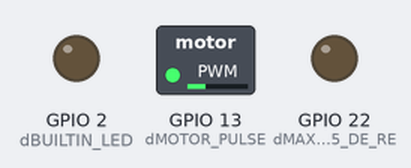
A program run on a simulated ESP32. Parts: switched loads named in the program (green lamp = pin HIGH), output pins drawn as LEDs (lit = HIGH). What the program prints to the serial monitor is not drawn.

Above: at 0.1 s.
Timing chart, 0 to 1.6 s (numbered marks = the images above):
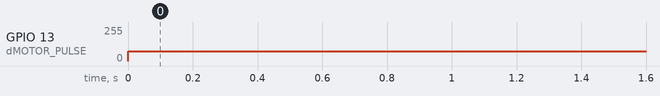

The program:

main.cpp
```cpp
#include <Arduino.h>

// multitask
#include "freertos/FreeRTOS.h"
#include "freertos/task.h"

// saida PWM
#include "driver/adc.h"
#include "driver/ledc.h"

#include "types.h"

MOTOR_t motor;
COM_t com;

void setup()
{
  pinMode(dMAX485_DE_RE, OUTPUT);
  pinMode(dBUILTIN_LED, OUTPUT); // Define dBUILTIN_LED como saida

  Serial.begin(9600); // Cria instancia da classe Serial, por default utiliza UART0 (TX0 - pino 41, RX0 - pino 40).

  bool state = false;

  com.rx_buffer_last_pos = 0;

  TaskHandle_t com;
  TaskHandle_t mov_stepper;

  // xTaskCreatePinnedToCore(com_handler, "com_handler", STACK_SIZE, NULL, 1, &com, 1);
  xTaskCreatePinnedToCore(movimenta_motor, "movimenta_motor_m1", STACK_SIZE, NULL, 3, &mov_stepper, 0);

  // xTaskCreatePinnedToCore(
  //     Task1code,  /* Função da tarefa */
  //     "Lembrete", /* nome da tarefa */
  //     10000,      /* Tamanho (bytes) */
  //     NULL,       /* parâmetro da tarefa */
  //     1,          /* prioridade da tarefa */
  //     &Task1,     /* observa a tarefa criada */
  //     0);         /* tarefa alocada ao núcleo 0 */
}

void com_handler(void *pvParameters)
{
  (void)pvParameters;

  // Serial.setTimeout(50);

  while (1) // funcao loop() AINDA nao utilizado devido a problemas com escopo
  {
    u_int32_t n_bytes = Serial.available();

    if (n_bytes > 0)
    {
      com.tx_buffer_last_pos = Serial.readBytes(com.rx_buffer, n_bytes);

      for (int pos = 0; pos < com.tx_buffer_last_pos; pos++) // copia rx_buffer para tx_buffer
      {
        com.tx_buffer[pos] = com.rx_buffer[pos];
      }

      pre_transmit_485();
      send_bytes();
      Serial.flush();
      post_transmit_485();
    }
  }
}

void send_bytes()
{
  for (int pos = 0; pos < com.tx_buffer_last_pos; pos++) // Envia pela serial conteudo do tx_buffer
  {
    Serial.write(com.tx_buffer[pos]);
  }
}

void pre_transmit_485()
{
  digitalWrite(dMAX485_DE_RE, 1);
}

void post_transmit_485()
{
  digitalWrite(dMAX485_DE_RE, 0);
}

void setPWM_and_time_step_motor(int pwmChannel, int pwmResolution, int freq, int delayTimeMs)
{
  Serial.println("freq");
  Serial.println(freq);

  ledcSetup(pwmChannel, freq, pwmResolution);
  ledcWrite(pwmChannel, 300);
  vTaskDelay(delayTimeMs / portTICK_PERIOD_MS);
}

void movimenta_motor(void *pvParameters)
{
  (void)pvParameters;

  unsigned int freq;
  const int PWMChannel = 0;
  const int PWMResolution = 10;
  ledcAttachPin(dMOTOR_PULSE, PWMChannel);

  for (;;)
  {

    Serial.println("incrementando");
    for (freq = dMIN_FREQ; freq <= dMAX_FREQ; freq = freq + 2000)
    {
      setPWM_and_time_step_motor(PWMChannel, PWMResolution, freq, 15);
    }

    vTaskDelay(3000 / portTICK_PERIOD_MS);

    Serial.println("decrementando");
    for (freq = dMAX_FREQ; freq >= dMIN_FREQ; freq = freq - 2000)
    {
      setPWM_and_time_step_motor(PWMChannel, PWMResolution, freq, 15);
    }
  }
}

void loop() {}
```

types.h
```cpp
#ifndef TYPES_H_
#define TYPES_H_

#define dBUILTIN_LED GPIO_NUM_2
#define STACK_SIZE 2048

// UART

#define dBUFFER_SIZE 256
#define dMAX485_DE_RE 22 // Controle de fluxo de dados transciever 485

void com_handler(void *pvParameters);
void send_bytes();
void pre_transmit_485();
void post_transmit_485();

typedef struct COM
{
    unsigned char tx_buffer[dBUFFER_SIZE];
    unsigned char rx_buffer[dBUFFER_SIZE];
    int rx_buffer_last_pos;
    int tx_buffer_last_pos;
} COM_t;

// MOTOR

#define dMOTOR_PULSE GPIO_NUM_13
#define dMAX_FREQ 76000
#define dMIN_FREQ 2000

void movimenta_motor(void *pvParameters);

typedef struct MOTOR
{
    u_int16_t pulses;
    bool enable = false;
    bool dir = false;
    bool state = false;
} MOTOR_t;

#endif
```

Measured:
- by itself, GPIO 13 (dMOTOR_PULSE): 0/255 → 75/255 at 0.00 s
